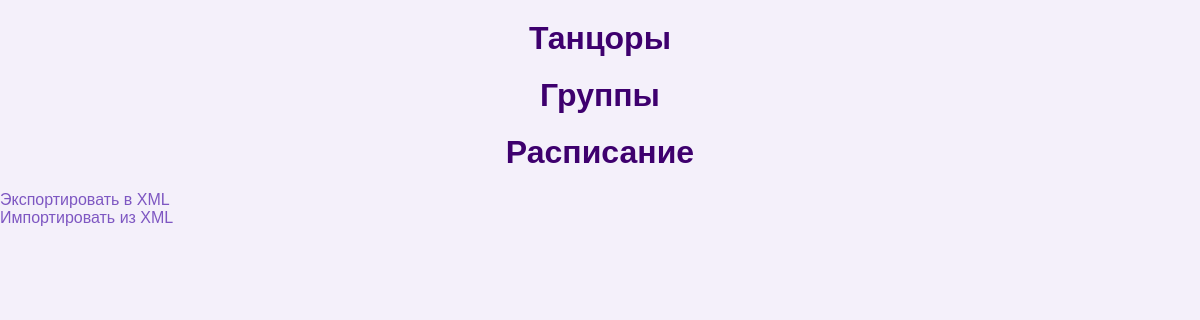
Before: /tables/ with the older database file.
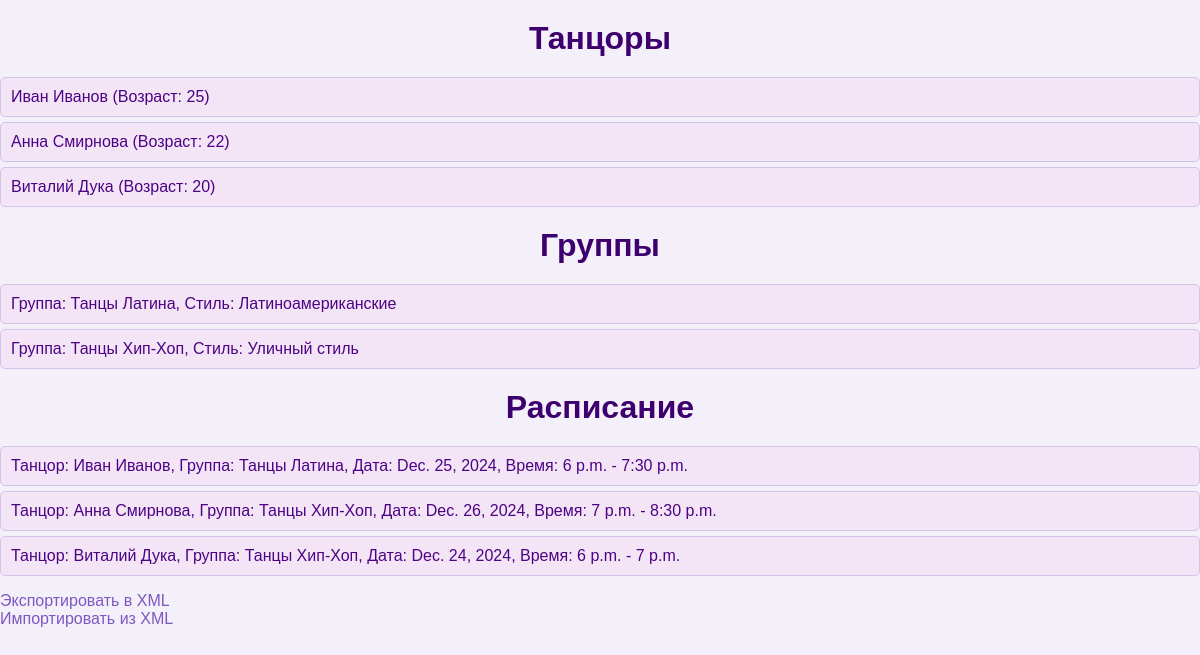
After: the same page with the newer database file.
### hotel/models.py (models this page shows, shortened)
class Dancer(models.Model):
    first_name = models.CharField(max_length=50)
    last_name = models.CharField(max_length=50)
    age = models.PositiveIntegerField()
    phone_number = models.CharField(max_length=15, blank=True, null=True)
    email = models.EmailField(blank=True, null=True)
    unique_id = models.CharField(max_length=20, unique=True)  # Уникальный ID

class Group(models.Model):
    STATUS_CHOICES = [
        ('active', 'Активна'),
        ('inactive', 'Неактивна'),
    ]
    group_name = models.CharField(max_length=100, unique=True)
    dance_style = models.CharField(max_length=50)  # Стиль танца
    status = models.CharField(max_length=10, choices=STATUS_CHOICES)

class Schedule(models.Model):
    dancer = models.ForeignKey(Dancer, on_delete=models.CASCADE, related_name="schedules")
    group = models.ForeignKey(Group, on_delete=models.CASCADE, related_name="schedules")
    session_date = models.DateField()
    start_time = models.TimeField()
    end_time = models.TimeField()

### hotel/views.py (the view)
# urls.py: path('tables/', views.show_tables, name='show_tables'),  # Отобразить все таблицы
def show_tables(request):
    dancers = Dancer.objects.all()
    groups = Group.objects.all()
    schedules = Schedule.objects.all()
    return render(request, 'show_tables.html', {
        'dancers': dancers,
        'groups': groups,
        'schedules': schedules,
    })

### hotel/templates/show_tables.html (shortened to what this page needs)
<!DOCTYPE html>
<html lang="en">
<head>
    {% load static %}
    <link rel="stylesheet" href="{% static 'css/style.css' %}">
</head>
<body>
    <h1>Танцоры</h1>
    <ul>
        {% for dancer in dancers %}
        <li>{{ dancer.first_name }} {{ dancer.last_name }} (Возраст: {{ dancer.age }})</li>
        {% endfor %}
    </ul>
    <h1>Группы</h1>
    <ul>
        {% for group in groups %}
        <li>Группа: {{ group.group_name }}, Стиль: {{ group.dance_style }}</li>
        {% endfor %}
    </ul>
    <h1>Расписание</h1>
    <ul>
        {% for schedule in schedules %}
        <li>Танцор: {{ schedule.dancer.first_name }} {{ schedule.dancer.last_name }}, Группа: {{ schedule.group.group_name }},
            Дата: {{ schedule.session_date }}, Время: {{ schedule.start_time }} - {{ schedule.end_time }}</li>
        {% endfor %}
    </ul>
    <a href="/export/">Экспортировать в XML</a><br>
    <a href="/import/">Импортировать из XML</a>
</body>
</html>

Changed rows visible on the page:
added Dancer: first_name "Иван", last_name "Иванов", age "25"
added Dancer: first_name "Анна", last_name "Смирнова", age "22"
added Dancer: first_name "Виталий", last_name "Дука", age "20"
added Group: group_name "Танцы Латина", dance_style "Латиноамериканские"
added Group: group_name "Танцы Хип-Хоп", dance_style "Уличный стиль"
added Schedule: dancer.first_name "Иван", dancer.last_name "Иванов", group.group_name "Танцы Латина", session_date "Dec. 25, 2024", start_time "6 p.m.", end_time "7:30 p.m."
added Schedule: dancer.first_name "Анна", dancer.last_name "Смирнова", group.group_name "Танцы Хип-Хоп", session_date "Dec. 26, 2024", start_time "7 p.m.", end_time "8:30 p.m."
added Schedule: dancer.first_name "Виталий", dancer.last_name "Дука", group.group_name "Танцы Хип-Хоп", session_date "Dec. 24, 2024", start_time "6 p.m.", end_time "7 p.m."
